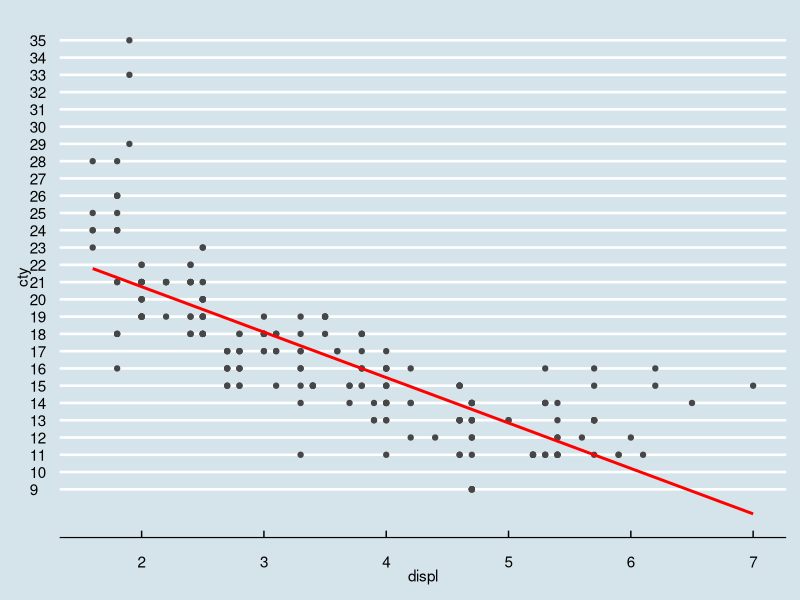
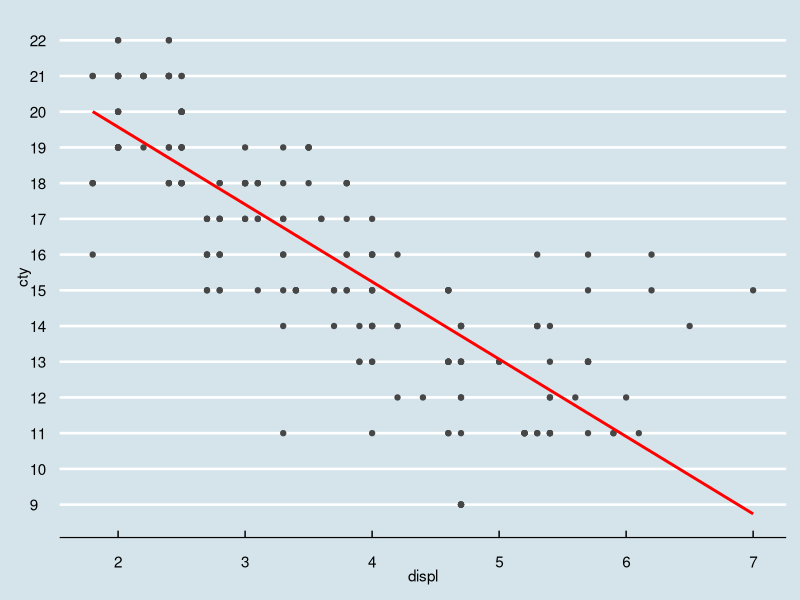

These figures' R source, in order:
## ---- chunk 1
library(tidyverse)

head(mpg)

## ---- chunk 2

ggplot(mpg, aes(displ, cty)) + 
  geom_point(col = "grey28") +
  geom_smooth(method = "lm", se = FALSE, col = "red") + # plotting the regression line
  ggthemes::theme_economist()+
  scale_y_continuous(breaks = seq(min(mpg$cty), max(mpg$cty), 1))


## ---- chunk 3

mpg <- mpg %>% filter(cty < 23)


ggplot(mpg, aes(displ, cty)) + 
  geom_point(col = "grey28") +
  geom_smooth(method = "lm", se = FALSE, col = "red") + # plotting the regression line
  ggthemes::theme_economist()+
  scale_y_continuous(breaks = seq(min(mpg$cty), max(mpg$cty), 1))

## ---- chunk 4
cor(mpg$displ, mpg$cyl)
## ---- chunk 5

my_model <- lm(cty ~ displ, data = mpg)

## ---- chunk 6

summary(my_model)


